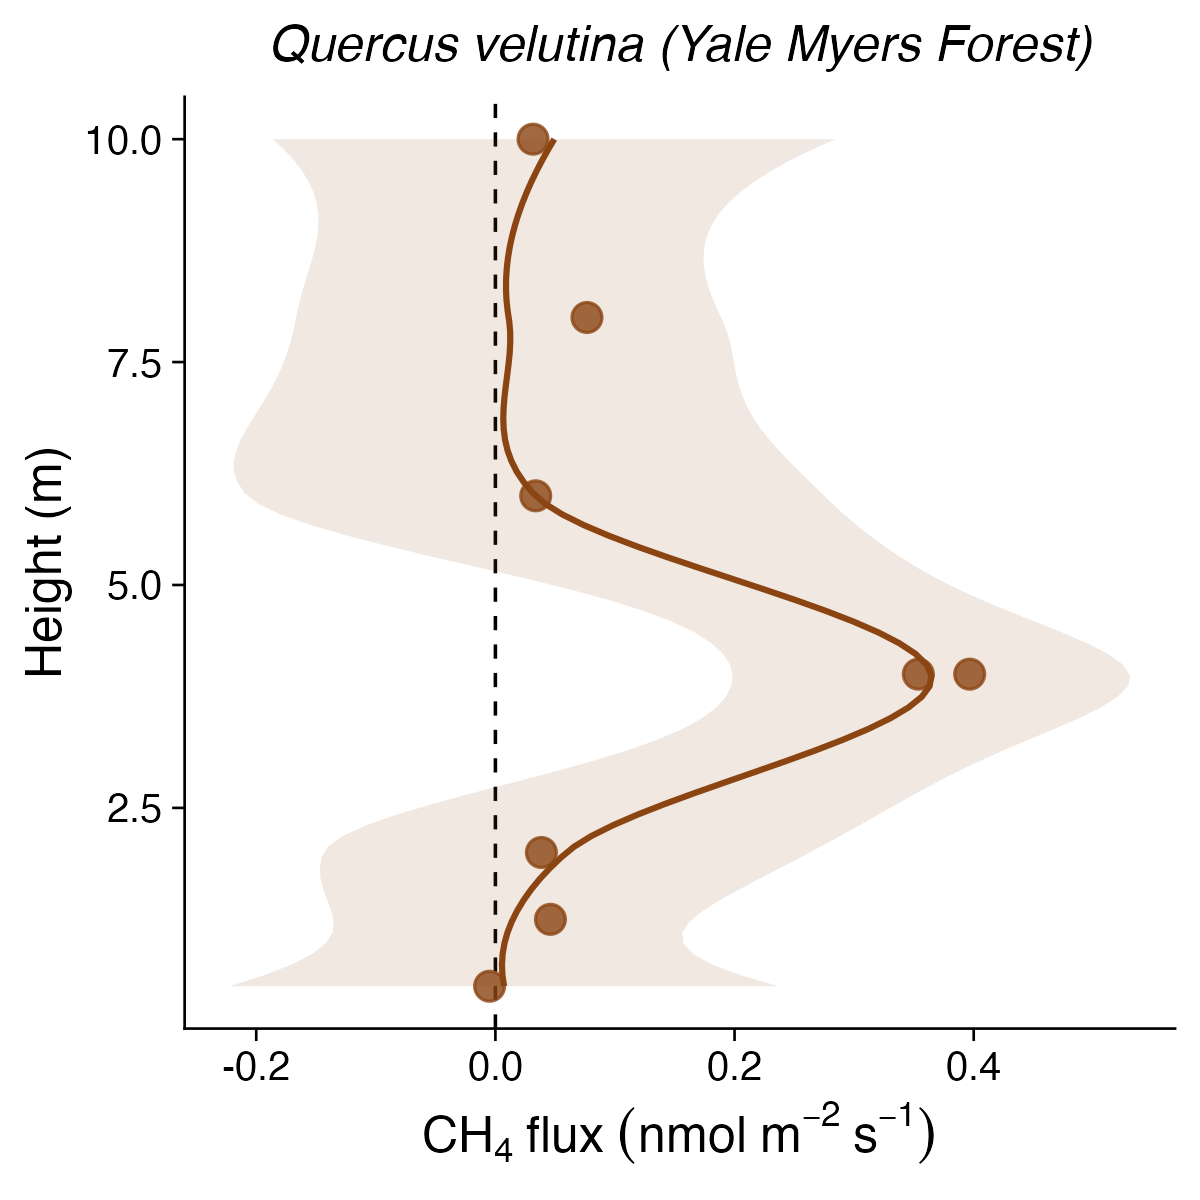

Generate this figure with R:
#!/usr/bin/env Rscript
# =============================================================================
# figure2_yale_forest.R
# CH4 flux vs height for 1 Quercus velutina at Yale Myers Forest.
# Single panel; stem measurements only.
# =============================================================================

library(ggplot2)
library(dplyr)
library(stringr)

# ── Paths ────────────────────────────────────────────────────────────────────
base_dir <- "/Users/jongewirtzman/My Drive/Research/whole_tree_flux"
ymf <- read.csv(file.path(base_dir, "data processing", "goFlux_reprocessing",
                           "ymf_black_oak", "results",
                           "ymf_black_oak_flux_compiled.csv"),
                stringsAsFactors = FALSE)

# ── Clean ────────────────────────────────────────────────────────────────────

# Parse height: handle entries like "4 (restarted)", drop "Seam"
ymf <- ymf %>%
  mutate(Height_num = suppressWarnings(
    as.numeric(str_extract(as.character(Height_m), "^[\\d.]+")))
  ) %>%
  filter(!is.na(Height_num), !is.na(CH4_best.flux))

# ── Aesthetics ───────────────────────────────────────────────────────────────

plot_theme <- theme_classic(base_size = 12) +
  theme(
    plot.title  = element_text(face = "italic", size = 12, hjust = 0.5),
    axis.line   = element_line(linewidth = 0.3),
    axis.ticks  = element_line(linewidth = 0.3)
  )

# ── Plot ─────────────────────────────────────────────────────────────────────

p <- ggplot(ymf, aes(x = Height_num, y = CH4_best.flux)) +
  geom_hline(yintercept = 0, linetype = "dashed", color = "black",
             linewidth = 0.4) +
  geom_point(color = "#8B4513", size = 3, alpha = 0.8) +
  geom_smooth(method = "loess", se = TRUE, color = "#8B4513",
              fill = "#8B4513", alpha = 0.12, linewidth = 0.7,
              na.rm = TRUE) +
  labs(y = expression(CH[4]~flux~(nmol~m^{-2}~s^{-1})),
       x = "Height (m)",
       title = "Quercus velutina (Yale Myers Forest)") +
  coord_flip() +
  plot_theme

# ── Save ─────────────────────────────────────────────────────────────────────

out_dir <- file.path(base_dir, "figures")
if (!dir.exists(out_dir)) dir.create(out_dir, recursive = TRUE)

ggsave(file.path(out_dir, "figure2_yale_forest.pdf"), p,
       width = 4, height = 4, units = "in")
ggsave(file.path(out_dir, "figure2_yale_forest.png"), p,
       width = 4, height = 4, units = "in", dpi = 300)

cat("Saved figure2_yale_forest.pdf/.png\n")
cat("Observations:", nrow(ymf), "\n")
